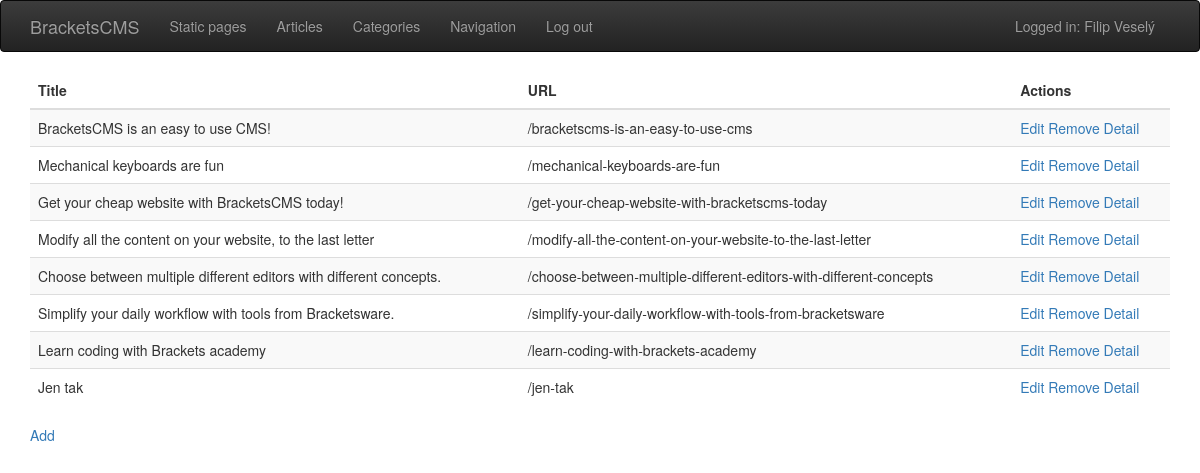
Screenshot of /cms-admin/static-page/ (signed in) with the database file from the repository.
### cms/models.py (models this page shows, shortened)
class StaticPage(models.Model):
    title = models.CharField(max_length=250)
    keywords = models.CharField(max_length=250)
    url = models.CharField(max_length=500, unique=True)
    publish_date = models.DateTimeField()
    contents = models.TextField(default="")
    author = models.ForeignKey(User, on_delete=models.CASCADE)

### cms_admin/views.py (the view)
@login_required
def static_page_overview(request):
    return render(request, "admin/static-page-overview.html", {
        "pages": StaticPage.objects.all(),
        "title": "Static pages"
    })

### cms/context_preprocessors.py (called while the page is built)
def config_meta(request):
    result_dictionary = {}
    with open(os.path.join(BASE_DIR, 'cms/config/config.json')) as json_data:
        data = json.load(json_data)
        result_dictionary['site_title'] = data["site_config"]["title"]
        result_dictionary['site_description'] = data["site_config"]["description"]
        result_dictionary['site_keywords'] = data["site_config"]["keywords"]
    return result_dictionary

def navigation(request):
    return {"navigation_items": MenuItem.get_all_top_level()}

### cms/models.py (called while the page is built)
    @staticmethod
    def get_all_top_level():
        return MenuItem.objects.all().filter(parent=0)

### cms_admin/context_preprocessors.py (called while the page is built)
def full_user_name(request):
    result_dictionary = {}
    if request.user.is_authenticated():
        result_dictionary["user_full_name"] = request.user.first_name + " " + request.user.last_name
        result_dictionary["logged_in"] = True
    else:
        result_dictionary["logged_in"] = False
    return result_dictionary

### templates/admin/static-page-overview.html (shortened to what this page needs)
{% extends "admin/admin-base.html" %}
{% block content %}
    <div class="table-responsive">
        <table class="table table-striped">
            <thead>
            <tr>
                <th>Title</th>
                <th>URL</th>
                <th>Actions</th>
            </tr>
            </thead>
            <tbody>
            {% for item in pages %}
                <tr>
                    <td>{{ item.title }}</td>
                    <td>/{{ item.url }}</td>
                    <td>
                        <a href="/cms-admin/static-page/edit/{{ item.url }}">Edit</a>
                        <a href="/cms-admin/static-page/delete/{{ item.url }}">Remove</a>
                        <a href="/cms-admin/static-page/detail/{{ item.url }}">Detail</a>
                    </td>
                </tr>
            {% endfor %}
            </tbody>
        </table>
        <a href="/cms-admin/static-page/add/">Add</a>
    </div>
    {% load static %}
{% endblock %}

### templates/admin/admin-base.html (shortened to what this page needs)
<!DOCTYPE html>
<html lang="en">
<head>
    {% load staticfiles %}
    <link rel="stylesheet" href="{% static "bootstrap/css/bootstrap.css" %}">
    <link rel="stylesheet" href="{% static "bootstrap/css/bootstrap-theme.css" %}">
</head>
<body>
<nav class="navbar navbar-inverse">
    <div class="container">
        <div class="navbar-header">
            <a class="navbar-brand" href="/cms-admin/">BracketsCMS</a>
        </div>
        <div id="navbar" class="navbar-collapse collapse">
            <ul class="nav navbar-nav navbar-left">
                <li><a href="/cms-admin/static-page/overview">Static pages</a></li>
                <li><a href="/cms-admin/post/overview/">Articles</a></li>
                <li><a href="/cms-admin/category/overview/">Categories</a></li>
                <li><a href="/cms-admin/navigation-overview">Navigation</a></li>
                {% if logged_in %}
                    <li><a href="/cms-admin/logout">Log out</a></li>
                {% else %}
                    <li><a href="/cms-admin/login">Log in</a></li>
                {% endif %}
            </ul>
            <ul class="nav navbar-nav navbar-right">
                {% if user_full_name %}
                    <li><a href="">Logged in: {{ user_full_name }}</a></li>{% endif %}
            </ul>
        </div>
    </div>
</nav>
<div class="container">
    {% block content %}{% endblock %}
</div>
</body>
</html>

### rows the page displays
StaticPage: title "BracketsCMS is an easy to use CMS!", url "bracketscms-is-an-easy-to-use-cms"
StaticPage: title "Mechanical keyboards are fun", url "mechanical-keyboards-are-fun"
StaticPage: title "Get your cheap website with BracketsCMS today!", url "get-your-cheap-website-with-bracketscms-today"
StaticPage: title "Modify all the content on your website, to the last letter", url "modify-all-the-content-on-your-website-to-the-last-letter"
StaticPage: title "Choose between multiple different editors with different concepts.", url "choose-between-multiple-different-editors-with-different-concepts"
StaticPage: title "Simplify your daily workflow with tools from Bracketsware.", url "simplify-your-daily-workflow-with-tools-from-bracketsware"
StaticPage: title "Learn coding with Brackets academy", url "learn-coding-with-brackets-academy"
StaticPage: title "Jen tak", url "jen-tak"

### other values shown
{{ user_full_name }} "Filip Veselý"
